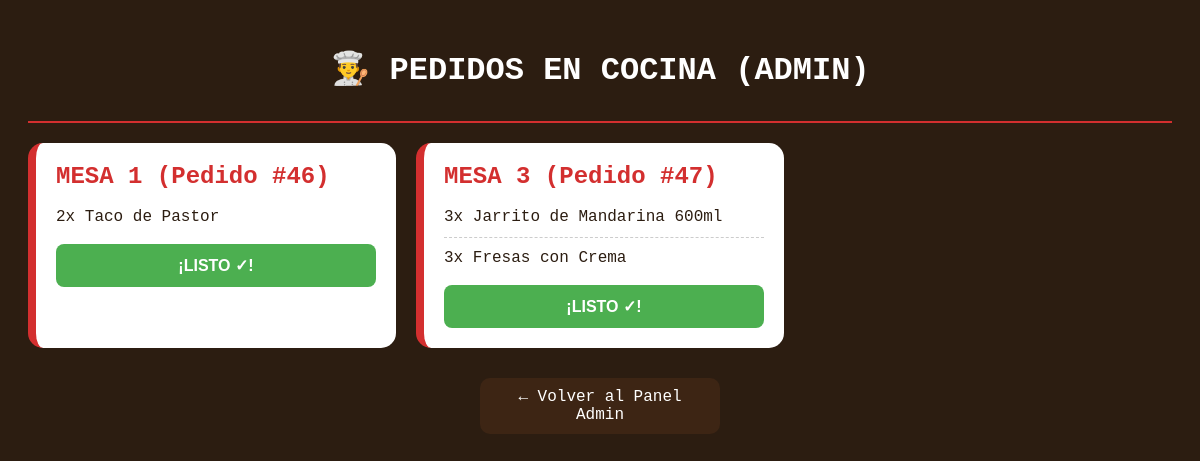
Before: /cocinaA.php (signed in) with the older database file.
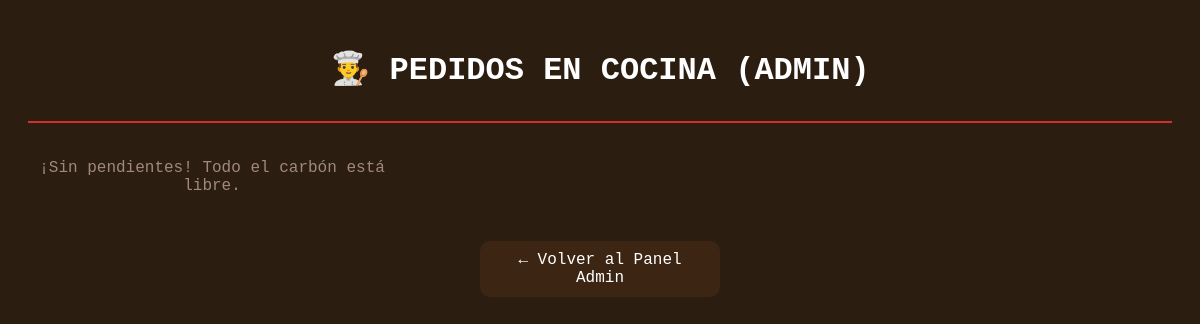
After: the same page with the newer database file.
### tables this page shows
CREATE TABLE `pedidos_activos` (
  `id_pedido` int(11) NOT NULL,
  `mesa` int(11) NOT NULL DEFAULT 0,
  `total` decimal(30,2) NOT NULL,
  `fecha_hora` timestamp NOT NULL DEFAULT current_timestamp(),
  `estado` varchar(20) NOT NULL DEFAULT 'en cocina'
);

### cocinaA.php (the view, shortened to what this page needs)
<?php
$conexion = new mysqli("localhost", "root", "", "taqueria_novillero");
$sql = "SELECT pa.id_pedido, pa.mesa,
        GROUP_CONCAT(
            CONCAT(
                dp.cantidad, 'x ', prod.nombre,
                IF(dp.observacion IS NOT NULL AND dp.observacion != '', CONCAT(' <br><span style=\"color:#d32f2f; font-size:13px; font-weight:bold;\">⚠️ Nota: ', dp.observacion, '</span>'), '')
            ) SEPARATOR '<hr style=\"border:0; border-top:1px dashed #ccc; margin:8px 0;\">'
        ) AS productos_detalle
        FROM pedidos_activos pa
        INNER JOIN detalle_pedidos dp ON pa.id_pedido = dp.id_pedido
        INNER JOIN productos prod ON dp.id_producto = prod.id
        WHERE pa.estado = 'en cocina'
        GROUP BY pa.id_pedido, pa.mesa
        ORDER BY pa.id_pedido ASC";
$resultado = $conexion->query($sql);
?>
<!DOCTYPE html>
<html lang="es">
<head>
</head>
<body>
    <div class="header">
        <h1>👨‍🍳 PEDIDOS EN COCINA (ADMIN)</h1>
    </div>
    <div class="grid-pedidos">
        <?php if ($resultado && $resultado->num_rows > 0): ?>
            <?php while ($pedido = $resultado->fetch_assoc()): ?>
                <div class="card">
                    <span class="mesa-num">MESA <?php echo $pedido['mesa']; ?> (Pedido #<?php echo $pedido['id_pedido']; ?>)</span>
                    <div class="productos"><?php echo $pedido['productos_detalle']; ?></div>
                    <form method="POST">
                        <button type="submit" name="surtir_pedido" class="btn-surtido">¡LISTO ✓!</button>
                    </form>
                </div>
            <?php endwhile; ?>
        <?php else: ?>
            <p style="text-align: center; width: 100%; color: #a1887f;">¡Sin pendientes! Todo el carbón está libre.</p>
        <?php endif; ?>
    </div>
    <a href="panel_admin.php" class="btn-volver">← Volver al Panel Admin</a>
</body>
</html>

Changed rows visible on the page:
no longer on this page (row edited): pedidos_activos: mesa "1", id_pedido "46", productos_detalle "2x Taco de Pastor"
no longer on this page (row edited): pedidos_activos: mesa "3", id_pedido "47", productos_detalle "3x Jarrito de Mandarina 600ml 3x Fresas con Crema"
Other visible differences:
text now shown: "¡Sin pendientes! Todo el carbón está libre."
